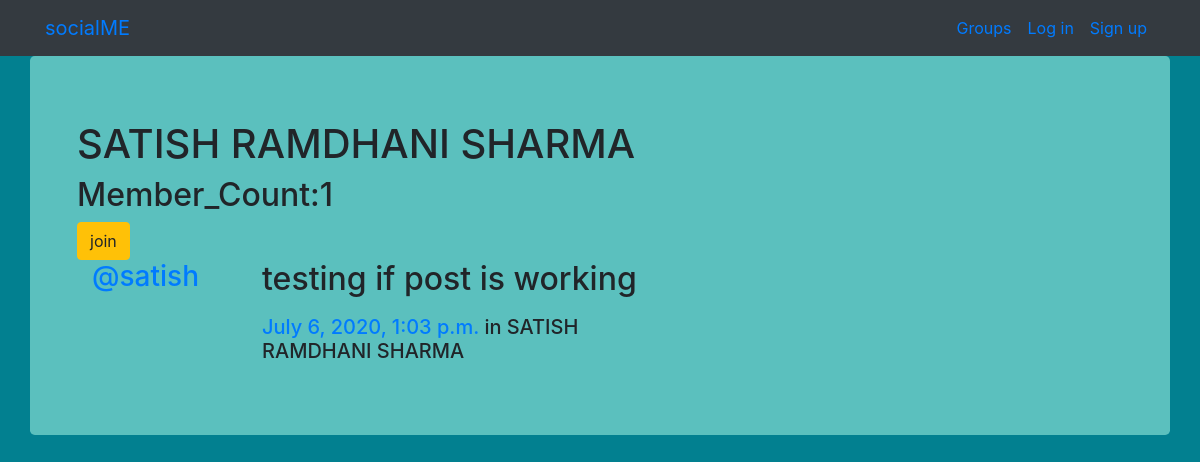
The page /groups/posts/in/satish-ramdhani-sharma/ on the database its author committed.
### groups/models.py (models this page shows, shortened)
class Group(models.Model):
    name = models.CharField(max_length=255,unique=True)
    slug = models.SlugField(allow_unicode=True,unique=True)
    description = models.TextField(blank=True,default='')
    description_html = models.TextField(editable=False,default='',blank=True)
    members = models.ManyToManyField(User,through="GroupMember")
    class Meta:
        ordering=["name"]

### posts/models.py (models this page shows, shortened)
class Post(models.Model):
    user = models.ForeignKey(User, related_name="posts",on_delete=models.CASCADE)
    created_at=models.DateTimeField(auto_now=True)
    message=models.TextField()
    message_html=models.TextField(editable=False)
    group = models.ForeignKey(Group, related_name="posts",null=True, blank=True,on_delete=models.CASCADE)
    class Meta:
        ordering=["-created_at"]
        unique_together=['user','message']

### groups/views.py (the view)
# urls.py: path("posts/in/<slug>/",views.SingleGroup.as_view(),name="single"),
class SingleGroup(generic.DetailView):
    model=Group

### groups/templates/groups/group_detail.html
{% extends "groups/group_base.html" %}
{% block pregroup %}
<div class="container">
<h1>{{group.name}}</h1>
<h2>Member_Count:{{group.members.count }}</h2>
<div class="content">
  {%  if user in group.members.all %}
<a href="{% url 'groups:leave' slug=group.slug %}"  class="btn btn-warning" >leave</a>
 {% else %}
<a href="{% url 'groups:join' slug=group.slug %}"   class="btn btn-warning" >join</a>
  {% endif %}
</div>
</div>
{% endblock %}
{% block group_content %}
<div class="col-md-8">
	{% if group.posts.count == 0 %}
	<h2>No posts in this group yet!</h2>
	{% else %}
		{% for post in group.posts.all %}
    <div class="container">
      {% include "posts/_post.html" %}
    </div>
		{% endfor %}
	{% endif %}
</div>
{% endblock %}

### posts/templates/posts/_post.html (shortened to what this page needs)
<div class="media">
	<h3 class="mr-5"><a href="{% url 'posts:for_user' username=post.user.username %}">@{{ post.user.username }}</a></h3>
	<div class="media-body  col-md-8">
		<h2>{{ post.message_html|safe }}</h2>
			<h5><time class="time"><a href="{% url 'posts:single' username=post.user.username pk=post.pk %}">{{ post.created_at }}</a></time>
			{% if post.group %}
			<span class="group-name">in {{ post.group.name }}</span>
			{% endif %}
		</h5>
	</div>
</div>

### static/socialproj/css/master.css (style rules this page uses)
body { background-color: #028090; }

### rows shown on the page
Group: name "SATISH RAMDHANI SHARMA", members.count "1"
Post: user.username "satish", message_html "testing if post is working", created_at "July 6, 2020, 1:03 p.m.", group.name "SATISH RAMDHANI SHARMA"
